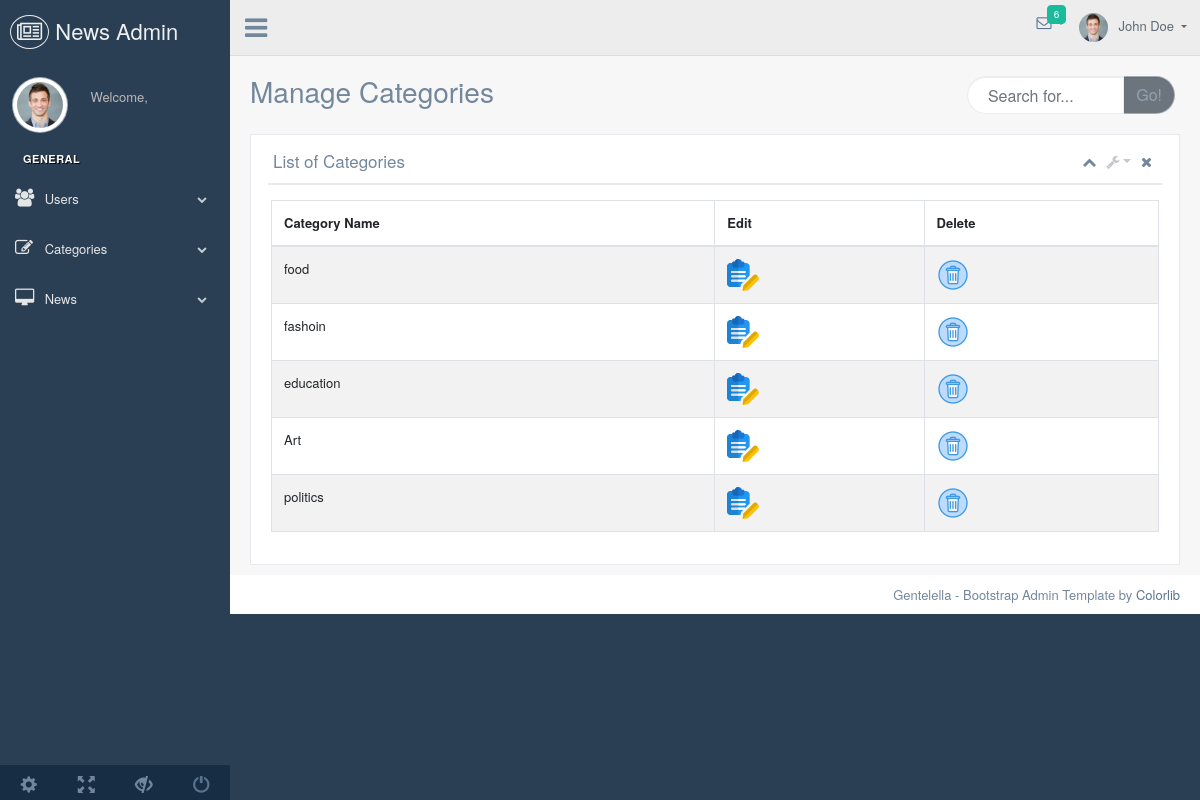
The app's page /admin/categories.php with its own data.
### tables this page shows
CREATE TABLE `categories` (
  `Id` int(6) UNSIGNED NOT NULL,
  `CategoryName` varchar(100) NOT NULL
);

### admin/categories.php (the view, shortened to what this page needs)
<?php
include('./connectDB.php');
$query = "SELECT * FROM categories";
$stmt = $conn->prepare($query);
$stmt->execute();
$categories = $stmt->fetchAll();
?>
<!DOCTYPE html>
<html lang="en">
  <head>
    <link href="vendors/bootstrap/dist/css/bootstrap.min.css" rel="stylesheet">
    <link href="vendors/font-awesome/css/font-awesome.min.css" rel="stylesheet">
    <link href="vendors/nprogress/nprogress.css" rel="stylesheet">
    <link href="vendors/iCheck/skins/flat/green.css" rel="stylesheet">
    <link href="vendors/datatables.net-bs/css/dataTables.bootstrap.min.css" rel="stylesheet">
    <link href="vendors/datatables.net-buttons-bs/css/buttons.bootstrap.min.css" rel="stylesheet">
    <link href="vendors/datatables.net-fixedheader-bs/css/fixedHeader.bootstrap.min.css" rel="stylesheet">
    <link href="vendors/datatables.net-responsive-bs/css/responsive.bootstrap.min.css" rel="stylesheet">
    <link href="vendors/datatables.net-scroller-bs/css/scroller.bootstrap.min.css" rel="stylesheet">
    <link href="build/css/custom.min.css" rel="stylesheet">
  </head>
  <body class="nav-md">
    <div class="container body">
      <div class="main_container">
        <div class="col-md-3 left_col">
          <div class="left_col scroll-view">
            <div class="navbar nav_title" style="border: 0;">
              <a href="index.php" class="site_title"><i class="fa fa-newspaper-o"></i></i> <span>News Admin</span></a>
            </div>
            <div class="profile clearfix">
              <div class="profile_pic">
                <img src="images/img.jpg" alt="..." class="img-circle profile_img">
              </div>
              <div class="profile_info">
                <span>Welcome,</span>
              </div>
            </div>
            <br />
					<div id="sidebar-menu" class="main_menu_side hidden-print main_menu">
						<div class="menu_section">
							<h3>General</h3>
							<ul class="nav side-menu">
								<li><a><i class="fa fa-users"></i> Users <span class="fa fa-chevron-down"></span></a>
								</li>
								<li><a><i class="fa fa-edit"></i> Categories <span class="fa fa-chevron-down"></span></a>
								</li>
								<li><a><i class="fa fa-desktop"></i> News <span class="fa fa-chevron-down"></span></a>
								</li>
							</ul>
						</div>
					</div>
            <div class="sidebar-footer hidden-small">
              <a data-toggle="tooltip" data-placement="top" title="Settings">
                <span class="glyphicon glyphicon-cog" aria-hidden="true"></span>
              </a>
              <a data-toggle="tooltip" data-placement="top" title="FullScreen">
                <span class="glyphicon glyphicon-fullscreen" aria-hidden="true"></span>
              </a>
              <a data-toggle="tooltip" data-placement="top" title="Lock">
                <span class="glyphicon glyphicon-eye-close" aria-hidden="true"></span>
              </a>
              <a data-toggle="tooltip" data-placement="top" title="Logout" href="login.php?logout=true">
                <span class="glyphicon glyphicon-off" aria-hidden="true"></span>
              </a>
            </div>
          </div>
        </div>
        <div class="top_nav">
            <div class="nav_menu">
                <div class="nav toggle">
                  <a id="menu_toggle"><i class="fa fa-bars"></i></a>
                </div>
                <nav class="nav navbar-nav">
                <ul class=" navbar-right">
                  <li class="nav-item dropdown open" style="padding-left: 15px;">
                    <a href="javascript:;" class="user-profile dropdown-toggle" aria-haspopup="true" id="navbarDropdown" data-toggle="dropdown" aria-expanded="false">
                      <img src="images/img.jpg" alt="">John Doe
                    </a>
                  </li>
                  <li role="presentation" class="nav-item dropdown open">
                    <a href="javascript:;" class="dropdown-toggle info-number" id="navbarDropdown1" data-toggle="dropdown" aria-expanded="false">
                      <i class="fa fa-envelope-o"></i>
                      <span class="badge bg-green">6</span>
                    </a>
                  </li>
                </ul>
              </nav>
            </div>
          </div>
        <div class="right_col" role="main">
          <div class="">
            <div class="page-title">
              <div class="title_left">
                <h3>Manage Categories</h3>
              </div>
              <div class="title_right">
                <div class="col-md-5 col-sm-5 col-xs-12 form-group pull-right top_search">
                  <div class="input-group">
                    <input type="text" class="form-control" placeholder="Search for...">
                    <span class="input-group-btn">
                      <button class="btn btn-secondary" type="button">Go!</button>
                    </span>
                  </div>
                </div>
              </div>
            </div>
            <div class="clearfix"></div>
            <div class="row">
              <div class="col-md-12 col-sm-12 ">
                <div class="x_panel">
                  <div class="x_title">
                    <h2>List of Categories</h2>
                    <ul class="nav navbar-right panel_toolbox">
                      <li><a class="collapse-link"><i class="fa fa-chevron-up"></i></a>
                      </li>
                      <li class="dropdown">
                        <a href="#" class="dropdown-toggle" data-toggle="dropdown" role="button" aria-expanded="false"><i class="fa fa-wrench"></i></a>
                      </li>
                      <li><a class="close-link"><i class="fa fa-close"></i></a>
                      </li>
                    </ul>
                    <div class="clearfix"></div>
                  </div>
                  <div class="x_content">
                      <div class="row">
                          <div class="col-sm-12">
                            <div class="card-box table-responsive">
                    <table id="datatable" class="table table-striped table-bordered" style="width:100%">
                      <thead>
                        <tr>
                          <th>Category Name</th>
                          <th>Edit</th>
                          <th>Delete</th>
                        </tr>
                      </thead>
                      <tbody>
                        <?php foreach($categories as $category){
                            echo "<tr>";
                            echo "<td>". $category['CategoryName']."</td>";
                            echo "<td> <a href='./editCategory.php?id={$category['Id']}' ><img src='./images/edit.png' alt='Edit'></a> </td>";
                            echo "<td> <a href='./categories.php?id={$category['Id']}' ><img src='./images/delete.png' alt='Edit'></a> </td>";
                            echo "</tr>";
                        }
                          ?>
                      </tbody>
                    </table>
                  </div>
                  </div>
              </div>
            </div>
                </div>
              </div>
            </div>
          </div>
        </div>
        <footer>
          <div class="pull-right">
            Gentelella - Bootstrap Admin Template by <a href="https://colorlib.com">Colorlib</a>
          </div>
          <div class="clearfix"></div>
        </footer>
      </div>
    </div>
  </body>
</html>

### records on screen
categories: CategoryName "food"
categories: CategoryName "fashoin"
categories: CategoryName "education"
categories: CategoryName "Art"
categories: CategoryName "politics"
